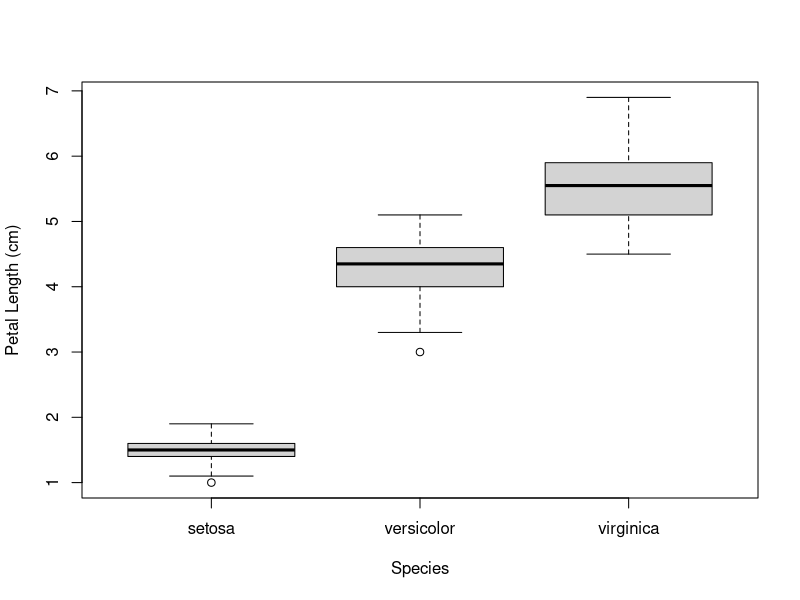
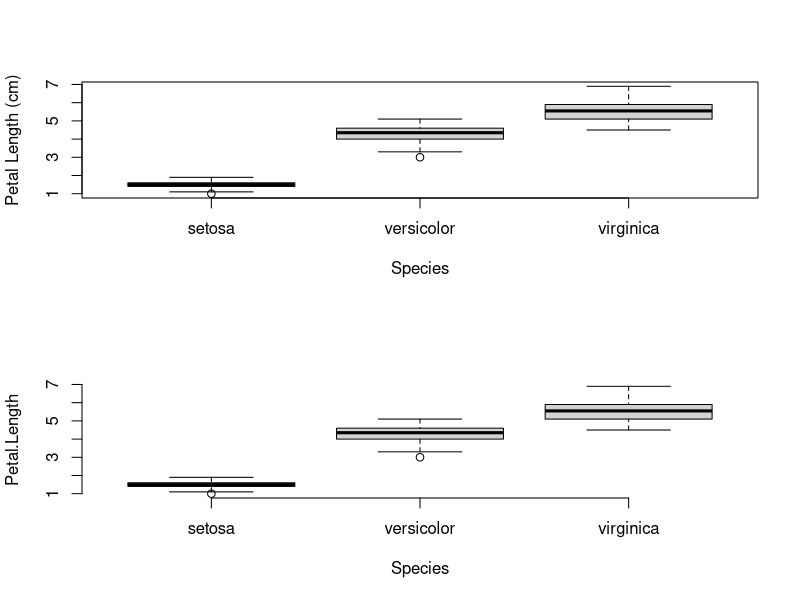
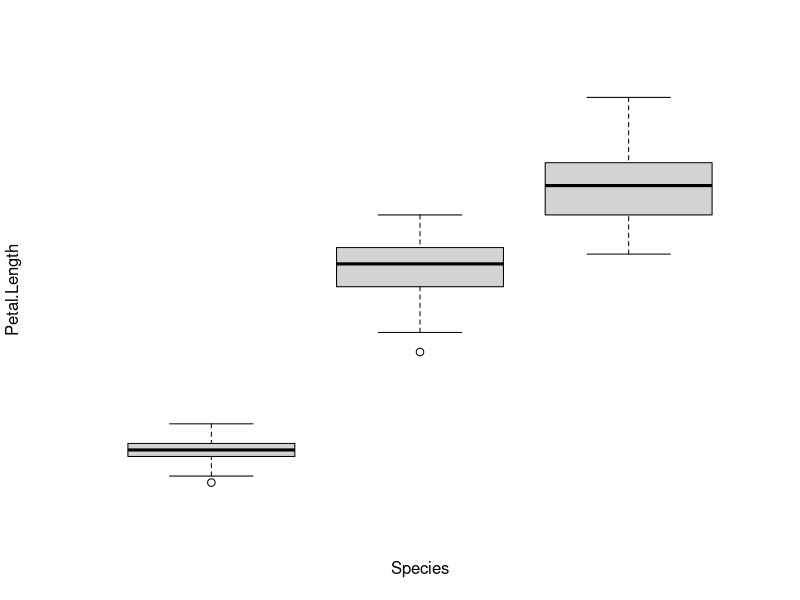
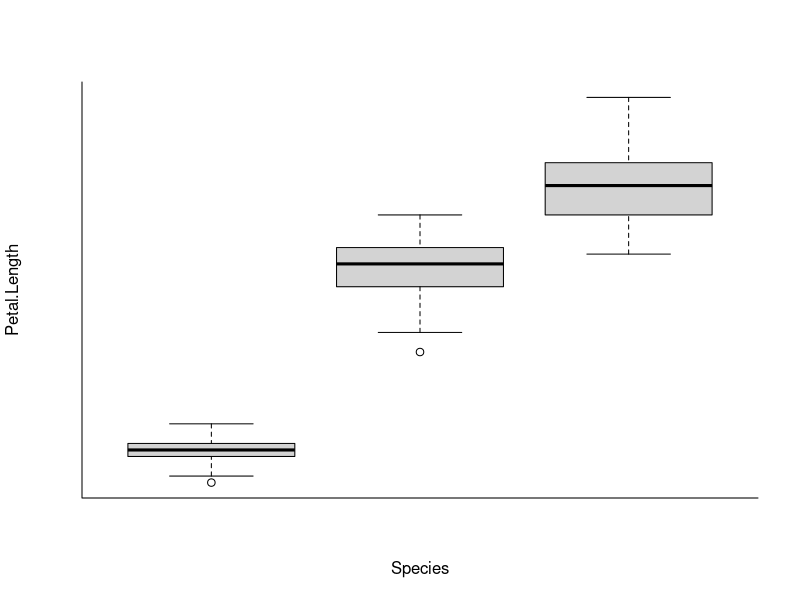
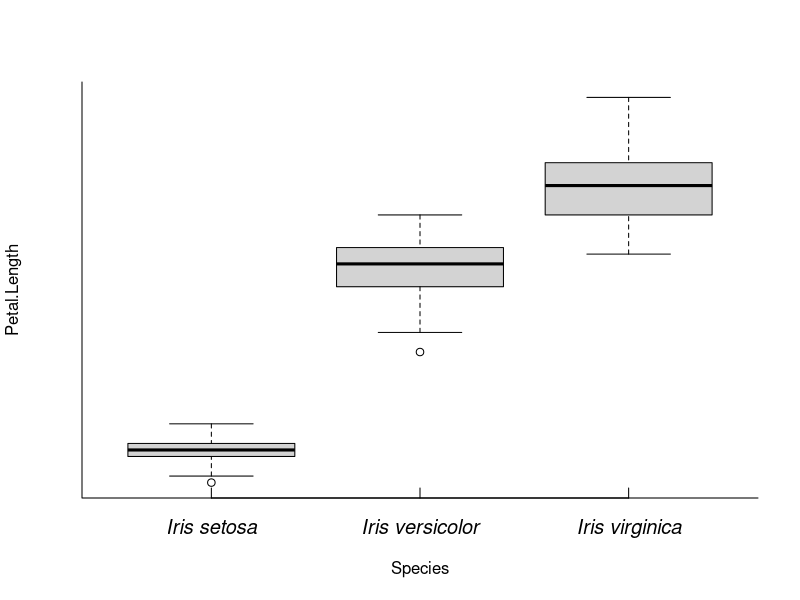
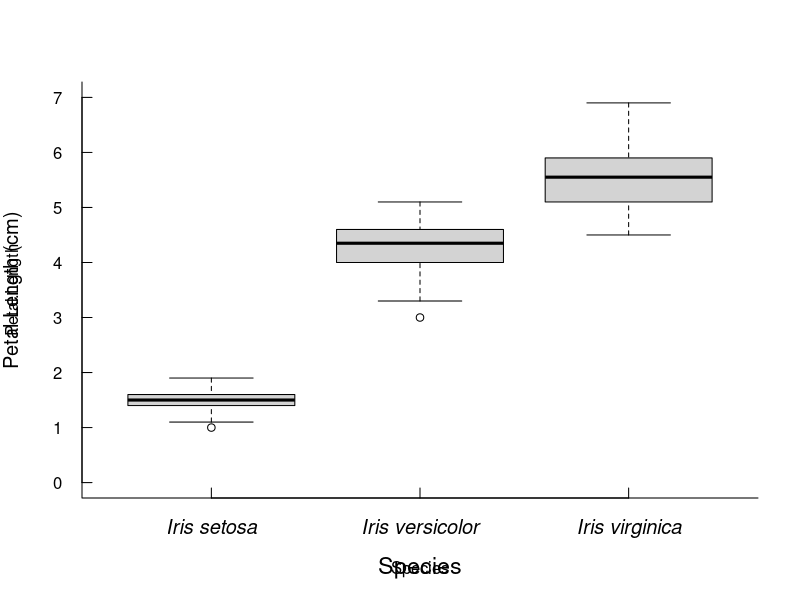
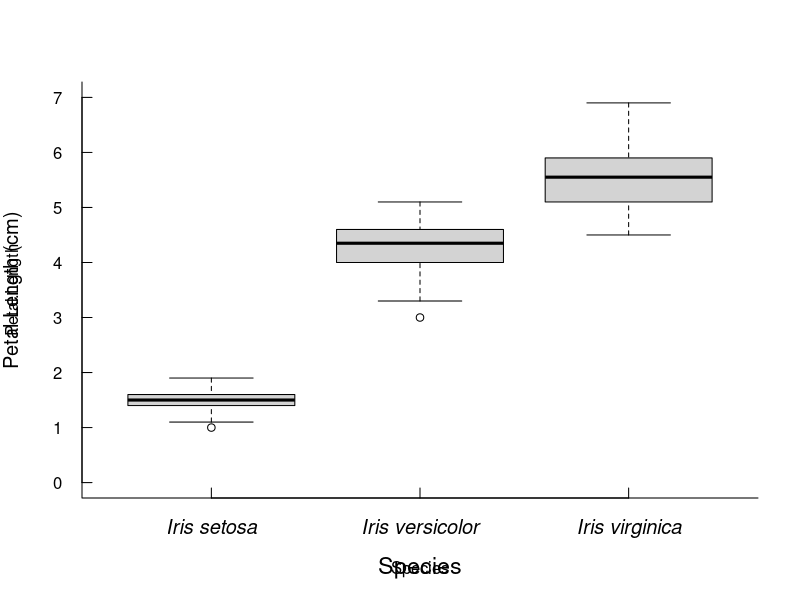
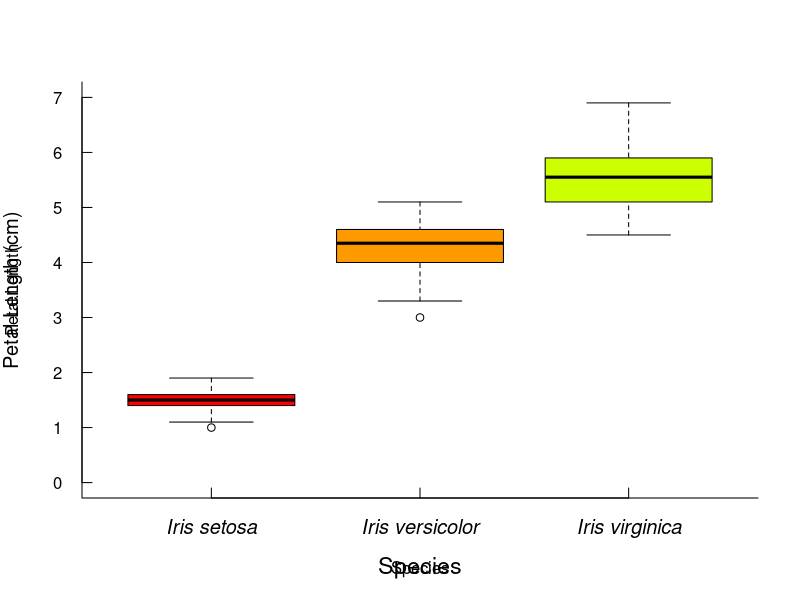

The R script that drew these images, in order:
## ---- chunk 1
rm(list=ls()) # remove everything currently held in the R memory
## ---- chunk 2
par(mfrow=c(1,1))
boxplot( Petal.Length ~ Species, data = iris,
		ylab="Petal Length (cm)", xlab="Species")

## ---- chunk 3
par(mfrow=c(2,1))
boxplot(  Petal.Length ~ Species, data = iris, 
          ylab="Petal Length (cm)", xlab="Species") # old one
boxplot(  Petal.Length ~ Species, data = iris,
          frame.plot=F ) # new one
## ---- chunk 4
par(mfrow=c(1,1))
boxplot( Petal.Length ~ Species, data = iris,  axes=F) # axes=F removes axes from the plot
## ---- chunk 5
boxplot(  Petal.Length ~ Species, data = iris,  axes=F)
box(bty="L") # adding L-type box on your plot
## ---- chunk 6
boxplot(  Petal.Length ~ Species, data = iris, axes=F)
box(bty="L")
axis(1,at=1:3,c("Iris setosa","Iris versicolor","Iris virginica"),
        font=3, cex.axis=1.2, tcl=0.5) # font =3 shows x-axis font in italic; cex.axis= 1.2 increases font size for 20% compared to the default setting; tlc=0.5 shows ticks inside the box - default is -0.5.
## ---- chunk 7
boxplot(  Petal.Length ~ Species, data = iris, ylim = c(0,7), axes=F)
box(bty="L")
axis(1,at=1:3,c("Iris setosa","Iris versicolor","Iris virginica"),
        font=3, cex.axis=1.2, tcl=0.5)
title(xlab="Species", cex.lab=1.4)
axis(2, at=0:7, las=1, tcl=0.5) # las=1 changes direction of the y-axis text
title(ylab="Petal Length (cm)",cex.lab=1.2)
## ---- chunk 8
boxplot(  Petal.Length ~ Species, data = iris, 
          ylim = c(0,7), axes = F, col = "lightgray")
box(bty="L")
axis(1,at=1:3,c("Iris setosa","Iris versicolor","Iris virginica"),
        font=3, cex.axis=1.2, tcl=0.5)
title(xlab="Species", cex.lab=1.4)
axis(2, at=0:7, las=1, tcl=0.5) # las=1 changes direction of the y-axis text
title(ylab="Petal Length (cm)",cex.lab=1.2)

## ---- chunk 9
boxplot(  Petal.Length ~ Species, data = iris, 
          ylim = c(0,7), axes = F, col = rainbow(10))
box(bty="L")
axis(1,at=1:3,c("Iris setosa","Iris versicolor","Iris virginica"),
        font=3, cex.axis=1.2, tcl=0.5)
title(xlab="Species", cex.lab=1.4)
axis(2, at=0:7, las=1, tcl=0.5) # las=1 changes direction of the y-axis text
title(ylab="Petal Length (cm)",cex.lab=1.2)

## ---- chunk 10
tiff("outfile.tif", compression = "lzw") # produces nice tiff
#tiff(file = "temp.tiff", width = 3200, height = 3200, units = "px", res = 800) # produced large size tiff 
boxplot(  Petal.Length ~ Species, data = iris, 
          ylim=c(0,7), axes=F, col=rainbow(10))
box(bty="L")
axis(1,at=1:3,c("Iris setosa","Iris versicolor","Iris virginica"),
        font=3, cex.axis=1.2, tcl=0.5)
title(xlab="Species", cex.lab=1.4)
axis(2, at=0:7, las=1, tcl=0.5) # las=1 changes direction of the y-axis text
title(ylab="Petal Length (cm)",cex.lab=1.2)
